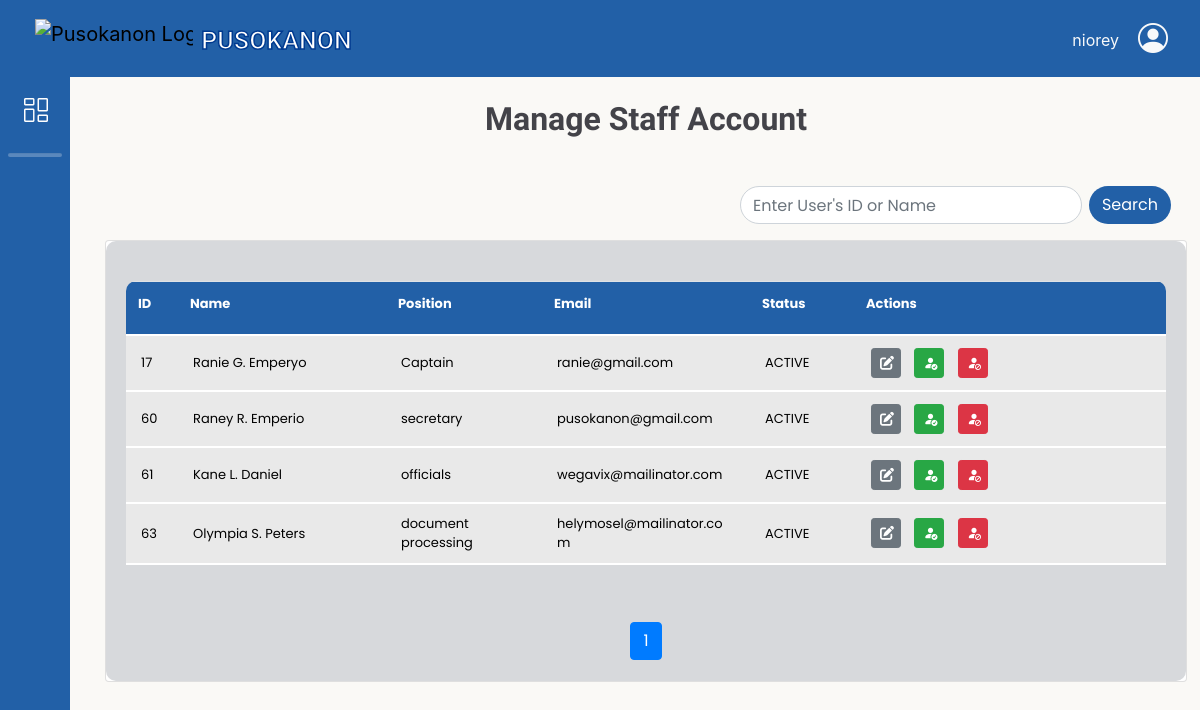
/adminbejo/manage_staff_account.php (signed in), run on the app's committed database.
### tables this page shows
CREATE TABLE `barangay_staff` (
  `staff_id` int(11) NOT NULL,
  `staff_fname` varchar(50) NOT NULL,
  `staff_lname` varchar(50) NOT NULL,
  `staff_midname` varchar(50) NOT NULL,
  `staff_suffix` varchar(20) DEFAULT NULL,
  `birth_date` date NOT NULL,
  `gender` varchar(20) NOT NULL,
  `contact_no` varchar(20) NOT NULL,
  `userRole_id` int(11) NOT NULL,
  `staff_email` varchar(100) NOT NULL,
  `user_name` varchar(100) NOT NULL,
  `staff_password` varchar(100) NOT NULL,
  `status` varchar(20) NOT NULL
);

CREATE TABLE `account_role` (
  `userRole_id` int(11) NOT NULL,
  `role_definition` varchar(50) NOT NULL
);

### db/DBconn.php (called while the page is built, shortened)
<?php
function decryptData($data){
	return openssl_decrypt($data, 'aes-256-cbc', ENCRYPTION_KEY, 0, ENCRYPTION_KEY);
}
function fetchStaffAccounts($pdo, $search = null) {
    $sql = "SELECT bs.staff_id,
            bs.staff_fname,
            bs.staff_midname,
            bs.staff_lname,
			bs.staff_suffix,
            bs.staff_email,
			bs.user_name,
			bs.birth_date,
			bs.gender,
            bs.contact_no,
            bs.userRole_id,
            ac.role_definition,
            bs.status
            FROM barangay_staff bs
            INNER JOIN account_role ac ON bs.userRole_id = ac.userRole_id
            ORDER BY bs.staff_id";
    $stmt = $pdo->prepare($sql);
    $stmt->execute();
    $results = $stmt->fetchAll(PDO::FETCH_ASSOC);
    return $results;
}

### adminbejo/manage_staff_account.php (the view, shortened to what this page needs)
<?php
    include 'headerAdmin.php';
    include '../db/DBconn.php';
    $search = isset($_GET['search']) ? $_GET['search'] : '';
    $all_staffs = fetchStaffAccounts($pdo, $search);
    $total_records = count($all_staffs);
    $page = isset($_GET['page']) ? (int)$_GET['page'] : 1;
    $limit = 5;
    $offset = ($page - 1) * $limit;
    $staffs = array_slice($all_staffs, $offset, $limit);
    $total_pages = ceil($total_records / $limit);
?>
<link rel="stylesheet" href="css/manage_staff.css">
<div class="container-fluid">
    <h1>Manage Staff Account</h1>
    <div class="mu-ds row d-flex justify-content-end mt-5 mb-3">
        <div class="col-12 col-md-9 d-flex justify-content-end align-items-center flex-wrap">
            <form id="searchForm" action="" method="GET" class="d-flex">
                <input type="text" id="searchInput" class="form-control me-2" name="search" placeholder="Enter User's ID or Name" aria-label="User's ID or Name" aria-describedby="basic-addon2" value="<?= htmlspecialchars($search) ?>">
                <div class="input-group-append">
                    <button class="btn this-button" type="submit">Search</button>
                </div>
            </form>
        </div>
    </div>
    <div class="card d-flex flex-column">
        <div class="card-body flex-grow-1 d-flex flex-column">
            <div class="table-responsive flex-grow-1">
                <table class="table mx-auto" cellspacing="0" cellpadding="0">
                    <thead style="background-color: #2260a7;">
                        <tr>
                            <th>ID</th>
                            <th>Name</th>
                            <th>Position</th>
                            <th>Email</th>
                            <th>Status</th>
                            <th>Actions</th>
                        </tr>
                    </thead>
                    <tbody class="scrollable-table-body">
                        <?php if (!empty($staffs)): ?>
                            <?php foreach ($staffs as $staff_users): ?>
                                <tr>
                                    <td><?= htmlspecialchars($staff_users['staff_id']) ;?></td>
                                    <td><?= htmlspecialchars(decryptData($staff_users['staff_fname']) . ' ' .
                                                strtoupper(substr(decryptData($staff_users['staff_midname']), 0, 1)) . '. ' .
                                                decryptData($staff_users['staff_lname'])) ;?></td>
                                    <td><?= htmlspecialchars($staff_users['role_definition']);?></td>
                                    <td><?= htmlspecialchars(decryptData($staff_users['staff_email']));?></td>
                                    <td><?= htmlspecialchars($staff_users['status']);?></td>
                                    <td>
                                        <button class="btn btn-secondary btn-sm me-2" title="Edit Account" onclick="window.location.href='edit_staffAccount.php?staff_id=<?= htmlspecialchars($staff_users['staff_id']) ?>'">
                                            <i class="fas fa-edit"></i>
                                        </button>
                                        <button class="btn btn-success btn-sm me-2" title="Activate Account" onclick="activateStaff('<?= htmlspecialchars($staff_users['staff_id']) ?>', '<?= htmlspecialchars($staff_users['status']) ?>')">
                                            <i class="bi bi-person-fill-check"></i>
                                        </button>
                                        <button class="btn btn-danger btn-sm me-2" title="Deactivate Account" onclick="deactivateStaff('<?= htmlspecialchars($staff_users['staff_id']) ?>', '<?= htmlspecialchars($staff_users['status']) ?>')">
                                            <i class="bi bi-person-fill-slash"></i>
                                        </button>
                                    </td>
                                </tr>
                            <?php endforeach; ?>
                        <?php else: ?>
                            <tr>
                                <td colspan="7" class="text-center">No staff accounts found.</td>
                            </tr>
                        <?php endif; ?>
                    </tbody>
                </table>
            </div>
            <div class="pagination-container">
                <nav aria-label="Page navigation">
                    <ul class="pagination justify-content-center">
                        <?php
                            $range = 1;
                            $start_page = max(1, $page - $range);
                            $end_page = min($total_pages, $page + $range);
                            if ($end_page - $start_page < 2) {
                                $start_page = max(1, $end_page - 2);
                                $end_page = min($total_pages, $start_page + 2);
                            }
                        ?>
                        <?php for ($i = $start_page; $i <= $end_page; $i++): ?>
                            <li class="page-item<?= ($i == $page) ? ' active' : '' ?>">
                                <a class="page-link" href="?page=<?= $i ?>&search=<?= urlencode($search) ?>"><?= $i ?></a>
                            </li>
                        <?php endfor; ?>
                    </ul>
                </nav>
            </div>
        </div>
    </div>
</div>
<?php require_once 'footerAdmin.php'; ?>

### adminbejo/headerAdmin.php (shortened to what this page needs)
<!DOCTYPE html>
<html>
<head>
    <link rel="stylesheet" href="https://cdn.jsdelivr.net/npm/bootstrap-icons@1.11.3/font/bootstrap-icons.min.css">
    <link href="https://cdn.jsdelivr.net/npm/bootstrap@5.3.3/dist/css/bootstrap.min.css" rel="stylesheet">
	<link rel="stylesheet" href="https://cdn.jsdelivr.net/npm/bootstrap@5.0.2/dist/css/bootstrap.min.css">
	<link rel="stylesheet" href="https://maxcdn.bootstrapcdn.com/bootstrap/4.5.2/css/bootstrap.min.css">
	<link rel="stylesheet" href="https://cdnjs.cloudflare.com/ajax/libs/animate.css/4.1.1/animate.min.css">
    <link rel="stylesheet" href="https://cdnjs.cloudflare.com/ajax/libs/font-awesome/5.15.1/css/all.min.css">
    <link rel="stylesheet" href="https://cdnjs.cloudflare.com/ajax/libs/font-awesome/6.5.2/css/all.min.css" />
    <link rel="stylesheet" href="https://cdn.jsdelivr.net/npm/sweetalert2@11/dist/sweetalert2.min.css">
	<link rel="stylesheet" href="css/headerADstyle.css">
</head>
<body>
    <header>
        <nav class="navbar navbar-expand-lg">
            <a class="navbar-brand" href="Dashboard.php">
                <div class="logo-holder row">
                    <div class="col px-1">
                        <img src="../PicturesNeeded/pusokLogo.png" alt="Pusokanon Logo">
                    </div>
                    <div class="col px-1 pt-1">
                        <span> PUSOKANON</span>
                    </div>
                </div>
            </a>
            <div class="dropdown ">
                <button class="nav-link text-light" id="loginDropdown" role="button" data-toggle="dropdown" aria-haspopup="true" aria-expanded="false">
                    <div class="row">
                        <div class="col px-1 mt-2 pt-1"><span class="admin-text"><?=  $_SESSION['staff_fname']?></span></div>
                        <div class="col"><i class="bi bi-person-circle"></i></div>
                    </div>
                </button>
            </div>
        </nav>
    </header>
    <div class="holder-body">
        <div class="wrapper">
            <aside id="sidebar">
                <div class="d-flex">
                    <button class="toggle-btn" type="button">
                        <i class="bi bi-columns-gap"></i>
                    </button>
                </div>
                    <hr class=" bg-white m-2">
                <ul class="sidebar-nav">
                </ul>
            </aside>

### adminbejo/footerAdmin.php (shortened to what this page needs)
</body>
</html>

### adminbejo/css/headerADstyle.css (style rules this page uses)
body { height: 100%; margin-top: 77px; background-color: #FAF9F6; }
.navbar { background-color: #2260A7 ; position: fixed; top: 0; left: 0; right: 0; z-index: 1000; justify-content: space-between; }
.navbar-brand img { height: 45px; margin-left: 30px; }
.navbar-brand span { font-size: 25px; font-weight: bold; font-family: 'Titan One', cursive; color: white; -webkit-text-stroke: 1.5px #003A90; }
.nav-link { color: #ffffff; margin-right: 0px; }
.bi-person-circle { font-size: 30px; }
a { text-decoration: none; }
li { list-style: none; }
h1 { font-weight: 600; font-size: 1rem; }
hr { height: 3px !important; border-radius: 10px; }
.holder-body { position: relative; max-height: 100%; }
.wrapper { font-family: 'Poppins', sans-serif; display: flex; max-height: 100%; }
#sidebar { width: 70px; min-width: 70px; z-index: 1000; transition: all .25s ease-in-out; background-color: #2260A7; display: flex; position: fixed; flex-direction: column; height: 92%; }
.toggle-btn { background-color: transparent; cursor: pointer; border: 0; padding: 1rem 1.5rem; }
.toggle-btn i { font-size: 1.5rem; color: #FFF; }
.sidebar-nav { padding: 1rem 0; flex: 1 1 auto; }
@media (min-width: 1200px) { #sidebar { width: 70px; min-width: 70px; z-index: 1000; transition: all .25s ease-in-out; background-color: #2260A7; display: flex; position: fixed; flex-direction: column; height: 92%; } }

### adminbejo/css/manage_staff.css (style rules this page uses)
body { display: flex; }
.container-fluid { margin-top: 23px; margin-left: 90px; padding-bottom: 47px; }
.card { display: flex; flex-direction: column; }
.card-body { padding-top: 40px; padding-bottom: 10px; background-color: #D7D9DC; height: 440px; border-radius: 10px; width: 90vw; display: flex; flex-direction: column; flex-grow: 1; }
.mu-ds { margin: 1rem; }
.col-12 { gap: 10px; padding-left: 0px; padding-right: 0px; }
.this-button { background-color: #2260a7; color: white; border-radius: 50px; }
.col-12 .form-control { border-radius: 50px; }
h1 { font-family: "Titan One", cursive; font-size: 2rem; color: #434349; display: flex; justify-content: center; }
.scrollable-table-body { overflow-y: auto; }
.table { width: 100%; table-layout: fixed; }
.table tr td { font-size: 13px; }
.table tr th { font-size: 13px; width: 20px; color: white; }
.table-responsive { position: relative; border-radius: 10px; overflow-x: auto; max-height: 400px; overflow-y: scroll; height: 400px; display: block; padding-top: 0; flex-grow: 1; }
.pagination-container { position: absolute; bottom: 5px; left: 50%; transform: translateX(-50%); width: 100%; }
.table-responsive table { border-collapse: collapse; width: 100%; }
.table-responsive tbody { max-height: 400px; overflow-y: auto; background-color: #E9E9E9; }
.table-responsive th, .table-responsive td { font-size: 16px; text-align: left; vertical-align: middle; }
.table-responsive th { border-bottom: 1px solid blue; position: sticky; top: 0; padding-bottom: 20px; color: white; }
.table-responsive td { padding: 10px 15px; border-bottom: 2px solid white; }
.table th:nth-child(1), .table td:nth-child(1) { width: 5%; }
.table th:nth-child(2), .table td:nth-child(2) { width: 20%; }
.table th:nth-child(3), .table td:nth-child(3) { width: 15%; }
.table th:nth-child(4), .table td:nth-child(4) { width: 20%; }
.table th:nth-child(5), .table td:nth-child(5) { width: 10%; }
.table th:nth-child(6), .table td:nth-child(6) { width: 30%; }
.table td button { margin: 2px; width: 30px; height: 30px; display: inline-block; }

### data on the page
barangay_staff: staff_id "17", staff_fname+staff_midname+staff_lname "Ranie G. Emperyo", userRole.role_definition "Captain", staff_email "ranie@gmail.com", status "ACTIVE"
barangay_staff: staff_id "60", staff_fname+staff_midname+staff_lname "Raney R. Emperio", userRole.role_definition "secretary", staff_email "pusokanon@gmail.com", status "ACTIVE"
barangay_staff: staff_id "61", staff_fname+staff_midname+staff_lname "Kane L. Daniel", userRole.role_definition "officials", staff_email "wegavix@mailinator.com", status "ACTIVE"
barangay_staff: staff_id "63", staff_fname+staff_midname+staff_lname "Olympia S. Peters", userRole.role_definition "document processing", staff_email "helymosel@mailinator.com", status "ACTIVE"

### other printed values
$_SESSION['staff_fname'] "niorey"
